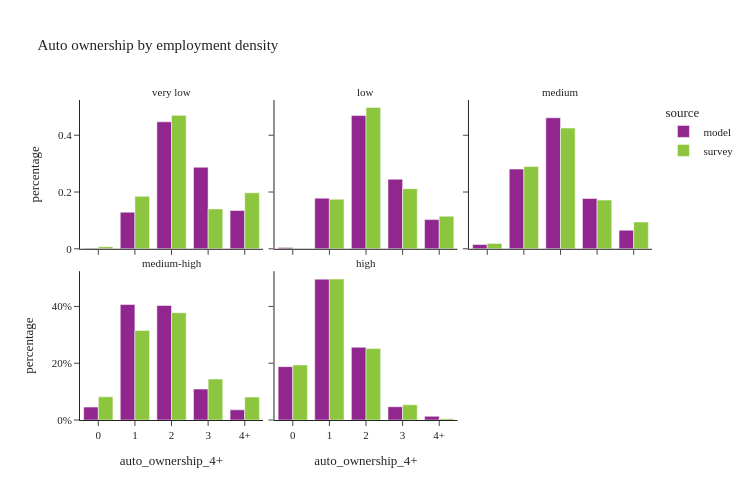

Source (notebook cell):
### Code cell
util.plot_share_facetbar(hh_data.dropna(subset=['log_emptot_1_group']), 'hh_weight', share_col="auto_ownership_4+", title="Auto ownership by employment density", 
                            facet_col="log_emptot_1_group", facet_col_wrap=3, height=500, orientation='v')

### Figure 1 — Plotly figure (JSON) as saved in the notebook; plotly's stock layout.template omitted (floating-point values rounded to 4 significant figures)
{"data": [{"alignmentgroup": "True", "customdata": [[357], [25840], [89691], [57617], [27041]], "hovertemplate": "source=model<br>log_emptot_1_group=very low<br>auto_ownership_4+=%{x}<br>percentage=%{y}<br>sample_size=%{customdata[0]}<extra></extra>", "legendgroup": "model", "marker": {"color": "#91268F", "pattern": {"shape": ""}}, "name": "model", "offsetgroup": "model", "orientation": "v", "showlegend": true, "textposition": "auto", "type": "bar", "x": ["0", "1", "2", "3", "4+"], "xaxis": "x4", "y": [0.00178, 0.1288, 0.4472, 0.2873, 0.1348], "yaxis": "y4"}, {"alignmentgroup": "True", "customdata": [[885], [35765], [94134], [49140], [20630]], "hovertemplate": "source=model<br>log_emptot_1_group=low<br>auto_ownership_4+=%{x}<br>percentage=%{y}<br>sample_size=%{customdata[0]}<extra></extra>", "legendgroup": "model", "marker": {"color": "#91268F", "pattern": {"shape": ""}}, "name": "model", "offsetgroup": "model", "orientation": "v", "showlegend": false, "textposition": "auto", "type": "bar", "x": ["0", "1", "2", "3", "4+"], "xaxis": "x5", "y": [0.004413, 0.1783, 0.4694, 0.245, 0.1029], "yaxis": "y5"}, {"alignmentgroup": "True", "customdata": [[6002], [112719], [185339], [71115], [26310]], "hovertemplate": "source=model<br>log_emptot_1_group=medium<br>auto_ownership_4+=%{x}<br>percentage=%{y}<br>sample_size=%{customdata[0]}<extra></extra>", "legendgroup": "model", "marker": {"color": "#91268F", "pattern": {"shape": ""}}, "name": "model", "offsetgroup": "model", "orientation": "v", "showlegend": false, "textposition": "auto", "type": "bar", "x": ["0", "1", "2", "3", "4+"], "xaxis": "x6", "y": [0.01495, 0.2808, 0.4616, 0.1771, 0.06553], "yaxis": "y6"}, {"alignmentgroup": "True", "customdata": [[18206], [163300], [161781], [43685], [14364]], "hovertemplate": "source=model<br>log_emptot_1_group=medium-high<br>auto_ownership_4+=%{x}<br>percentage=%{y}<br>sample_size=%{customdata[0]}<extra></extra>", "legendgroup": "model", "marker": {"color": "#91268F", "pattern": {"shape": ""}}, "name": "model", "offsetgroup": "model", "orientation": "v", "showlegend": false, "textposition": "auto", "type": "bar", "x": ["0", "1", "2", "3", "4+"], "xaxis": "x", "y": [0.04536, 0.4069, 0.4031, 0.1088, 0.03579], "yaxis": "y"}, {"alignmentgroup": "True", "customdata": [[75430], [199146], [102907], [18728], [5131]], "hovertemplate": "source=model<br>log_emptot_1_group=high<br>auto_ownership_4+=%{x}<br>percentage=%{y}<br>sample_size=%{customdata[0]}<extra></extra>", "legendgroup": "model", "marker": {"color": "#91268F", "pattern": {"shape": ""}}, "name": "model", "offsetgroup": "model", "orientation": "v", "showlegend": false, "textposition": "auto", "type": "bar", "x": ["0", "1", "2", "3", "4+"], "xaxis": "x2", "y": [0.1879, 0.4962, 0.2564, 0.04666, 0.01278], "yaxis": "y2"}, {"alignmentgroup": "True", "customdata": [[5], [80], [144], [47], [25]], "hovertemplate": "source=survey<br>log_emptot_1_group=very low<br>auto_ownership_4+=%{x}<br>percentage=%{y}<br>sample_size=%{customdata[0]}<extra></extra>", "legendgroup": "survey", "marker": {"color": "#8CC63E", "pattern": {"shape": ""}}, "name": "survey", "offsetgroup": "survey", "orientation": "v", "showlegend": true, "textposition": "auto", "type": "bar", "x": ["0", "1", "2", "3", "4+"], "xaxis": "x4", "y": [0.007392, 0.1848, 0.47, 0.1405, 0.1972], "yaxis": "y4"}, {"alignmentgroup": "True", "customdata": [[2], [69], [153], [59], [24]], "hovertemplate": "source=survey<br>log_emptot_1_group=low<br>auto_ownership_4+=%{x}<br>percentage=%{y}<br>sample_size=%{customdata[0]}<extra></extra>", "legendgroup": "survey", "marker": {"color": "#8CC63E", "pattern": {"shape": ""}}, "name": "survey", "offsetgroup": "survey", "orientation": "v", "showlegend": false, "textposition": "auto", "type": "bar", "x": ["0", "1", "2", "3", "4+"], "xaxis": "x5", "y": [0.0008766, 0.1746, 0.4979, 0.2118, 0.1148], "yaxis": "y5"}, {"alignmentgroup": "True", "customdata": [[14], [188], [246], [70], [39]], "hovertemplate": "source=survey<br>log_emptot_1_group=medium<br>auto_ownership_4+=%{x}<br>percentage=%{y}<br>sample_size=%{customdata[0]}<extra></extra>", "legendgroup": "survey", "marker": {"color": "#8CC63E", "pattern": {"shape": ""}}, "name": "survey", "offsetgroup": "survey", "orientation": "v", "showlegend": false, "textposition": "auto", "type": "bar", "x": ["0", "1", "2", "3", "4+"], "xaxis": "x6", "y": [0.01903, 0.2897, 0.4254, 0.1716, 0.09435], "yaxis": "y6"}, {"alignmentgroup": "True", "customdata": [[70], [419], [280], [77], [27]], "hovertemplate": "source=survey<br>log_emptot_1_group=medium-high<br>auto_ownership_4+=%{x}<br>percentage=%{y}<br>sample_size=%{customdata[0]}<extra></extra>", "legendgroup": "survey", "marker": {"color": "#8CC63E", "pattern": {"shape": ""}}, "name": "survey", "offsetgroup": "survey", "orientation": "v", "showlegend": false, "textposition": "auto", "type": "bar", "x": ["0", "1", "2", "3", "4+"], "xaxis": "x", "y": [0.0815, 0.3155, 0.378, 0.1443, 0.08069], "yaxis": "y"}, {"alignmentgroup": "True", "customdata": [[548], [938], [291], [36], [19]], "hovertemplate": "source=survey<br>log_emptot_1_group=high<br>auto_ownership_4+=%{x}<br>percentage=%{y}<br>sample_size=%{customdata[0]}<extra></extra>", "legendgroup": "survey", "marker": {"color": "#8CC63E", "pattern": {"shape": ""}}, "name": "survey", "offsetgroup": "survey", "orientation": "v", "showlegend": false, "textposition": "auto", "type": "bar", "x": ["0", "1", "2", "3", "4+"], "xaxis": "x2", "y": [0.194, 0.4967, 0.2516, 0.0534, 0.004333], "yaxis": "y2"}], "layout": {"annotations": [{"font": {}, "showarrow": false, "text": "medium-high", "x": 0.16, "xanchor": "center", "xref": "paper", "y": 0.465, "yanchor": "bottom", "yref": "paper"}, {"font": {}, "showarrow": false, "text": "high", "x": 0.5, "xanchor": "center", "xref": "paper", "y": 0.465, "yanchor": "bottom", "yref": "paper"}, {"font": {}, "showarrow": false, "text": "very low", "x": 0.16, "xanchor": "center", "xref": "paper", "y": 1.0, "yanchor": "bottom", "yref": "paper"}, {"font": {}, "showarrow": false, "text": "low", "x": 0.5, "xanchor": "center", "xref": "paper", "y": 1.0, "yanchor": "bottom", "yref": "paper"}, {"font": {}, "showarrow": false, "text": "medium", "x": 0.84, "xanchor": "center", "xref": "paper", "y": 1.0, "yanchor": "bottom", "yref": "paper"}], "barmode": "group", "height": 500, "legend": {"title": {"text": "source"}, "tracegroupgap": 0}, "title": {"text": "Auto ownership by employment density"}, "width": 750, "xaxis": {"anchor": "y", "domain": [0.0, 0.32], "title": {"text": "auto_ownership_4+"}}, "xaxis2": {"anchor": "y2", "domain": [0.34, 0.66], "matches": "x", "title": {"text": "auto_ownership_4+"}}, "xaxis3": {"anchor": "y3", "domain": [0.68, 1.0], "matches": "x", "title": {"text": "auto_ownership_4+"}}, "xaxis4": {"anchor": "y4", "domain": [0.0, 0.32], "matches": "x", "showticklabels": false}, "xaxis5": {"anchor": "y5", "domain": [0.34, 0.66], "matches": "x", "showticklabels": false}, "xaxis6": {"anchor": "y6", "domain": [0.68, 1.0], "matches": "x", "showticklabels": false}, "yaxis": {"anchor": "x", "domain": [0.0, 0.465], "tickformat": ".0%", "title": {"text": "percentage"}}, "yaxis2": {"anchor": "x2", "domain": [0.0, 0.465], "matches": "y", "showticklabels": false, "tickformat": ".0%"}, "yaxis3": {"anchor": "x3", "domain": [0.0, 0.465], "matches": "y", "showticklabels": false}, "yaxis4": {"anchor": "x4", "domain": [0.535, 1.0], "matches": "y", "title": {"text": "percentage"}}, "yaxis5": {"anchor": "x5", "domain": [0.535, 1.0], "matches": "y", "showticklabels": false}, "yaxis6": {"anchor": "x6", "domain": [0.535, 1.0], "matches": "y", "showticklabels": false}}}
